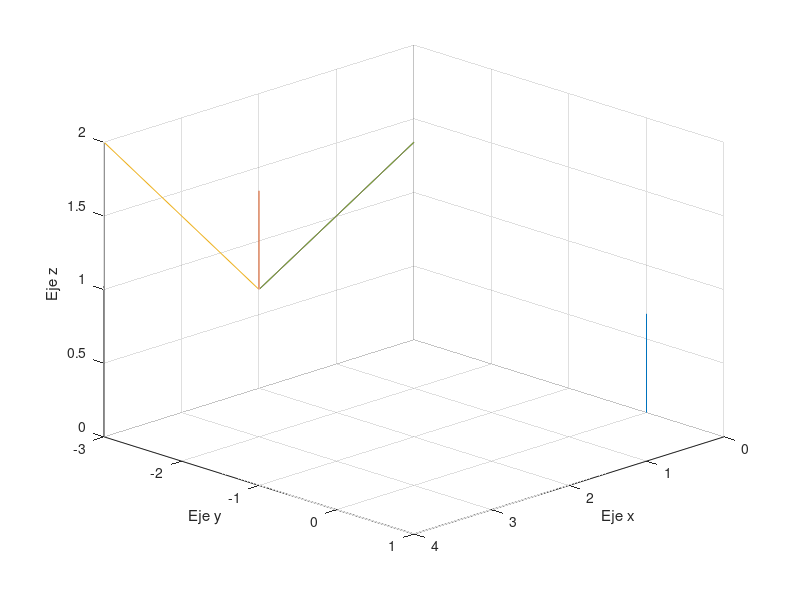

Source code (MATLAB):
%% limpiar
close all; clc; clear;
%% Codigo

v = [0 1; 0 1;0 1;1 1];
plot3(v(1,:),v(2,:),v(3,:))
view([135 25])
grid on
xlabel('Eje x'); ylabel('Eje y'); zlabel('Eje z');
%% translacion

a = 3;b = -2; c= 1;
% v1= v+[a a; b b; c c];
tra = [1 0 0 a; 
    0 1 0 b; 
    0 0 1 c]
v1 =tra*v;
hold on 
plot3(v1(1,:),v1(2,:),v1(3,:))
theta = pi/2;
% X
tra_rotX = [1 0 0 a; 
    0 cos(theta) -sin(theta) b; 
    0 sin(theta) cos(theta) c]
v2 =tra_rotX*v;
plot3(v2(1,:),v2(2,:),v2(3,:))
% Y
tra_rotY = [cos(theta) 0 -sin(theta) a; 
    0 1 0 b; 
    sin(theta) 0 cos(theta) c]
v3 =tra_rotY*v;
plot3(v3(1,:),v3(2,:),v3(3,:))
% Z
tra_rotZ = [ cos(theta) -sin(theta) 0 a;
    sin(theta) cos(theta) 0 b;
    0 0 1 c]
v4 =tra_rotZ*v;
plot3(v4(1,:),v4(2,:),v4(3,:));

